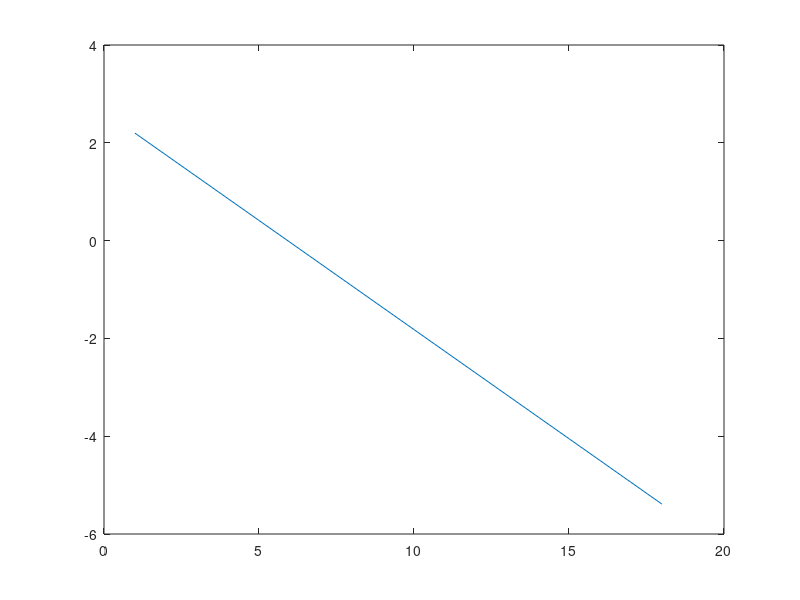

This figure's MATLAB source:
% Murphy PML book section 8.4
% Also see: 7610 notes and supplement materials

% Dataset, first columns are X, last columne is Y
clear; clc; close all;
data_raw = [
    4,1,2;
    2,8,-14;
    1,0,1;
    3,2,-1;
    1,4,-7;
    6,7,-8
    ];

% Initialization
epochs = 3;
[rows, cols] = size(data_raw);
n_samples = rows;
n_weights = cols - 1;

W = ones(1, n_weights);    % weights
b = 0;                        % intercept
L = zeros(n_samples * epochs, 1);    % loss
eta = 0.05;                 % step size

for p = 1 : epochs
    for q = 1 : n_samples
        X = data_raw(1, 1:cols-1);
        y = data_raw(1, cols);

        % Forward propagation
        y_hat = X * W' + b;
        err = y_hat - y;
        L((p-1)*n_samples+q, 1) = err^2;

        % Backward propagation
        W = W - eta * 2 * err * X;
        b = b - eta * 2 * err;    
    end
end

plot(log(L))

